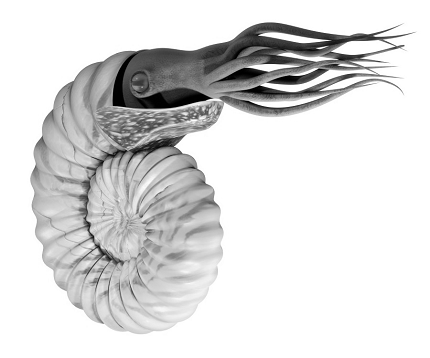
#> input picture typhoon/images/gray1.png, 430 x 358 px
$ python matching.py
#> lines starting #> are read from the running program, lines starting #| are printed output that depends on the picture
#> further down, image1 is the input picture: shape (358, 430, 3); min 0, max 255, mean 219.7
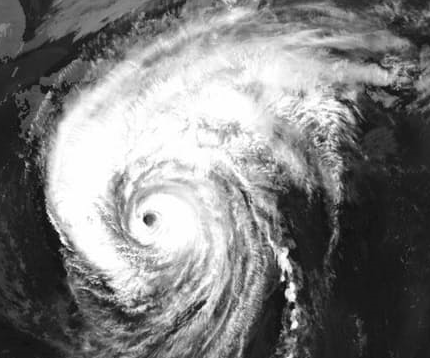
#> input picture typhoon/images/gray2.png, 430 x 358 px
#> further down, image2 is the input picture: shape (358, 430, 3); min 8, max 255, mean 126.1
#!/usr/bin/env python
# -*- coding: UTF-8 -*-

import cv2
import matplotlib.pyplot as plt
import numpy as np

def test_similarity(img1, img2):
    ch_names = {0: "Hue", 1: "Saturation",2: "Brightness"}
    hsv1 = cv2.cvtColor(img1, cv2.COLOR_BGR2HSV)
#> hsv1: shape (358, 430, 3); mean H, S, V 0, 0, 219.7
    hsv2 = cv2.cvtColor(img2, cv2.COLOR_BGR2HSV)
#> hsv2: shape (358, 430, 3); mean H, S, V 0, 0, 126.1

    scores, hists1, hists2 = [], [], []
    for ch in ch_names:
        h1 = cv2.calcHist(
            [hsv1], [ch], None, histSize=[256], ranges=[0,256])
        h2 = cv2.calcHist(
            [hsv2], [ch], None, histSize=[256], ranges=[0,256])
        score = cv2.compareHist(h1, h2, cv2.HISTCMP_CORREL)
        hists1.append(h1)
        hists2.append(h2)
        scores.append(score)
#> this loop made 3 passes
#> score on passes 1 to 3: 1, 1, 0.132
#> after the loop, hists1 = 3 items; hists2 = 3 items; scores = [1, 1, 0.132]
    mean = np.mean(scores)
#> mean = 0.711

    fig, axes = plt.subplots(2, 2, figsize=(8, 8))
    for [axL, axR], hist, img in zip(axes, [hists1, hists2], [img1, img2]):

        axL.imshow(img[..., ::-1])
        axL.axis("off")
        for i in range(3):
            axR.plot(hist[i], label=ch_names[i])
        axR.legend()
#> this loop made 2 passes
    fig.suptitle("similarity={:.2f}".format(mean))
    plt.show()
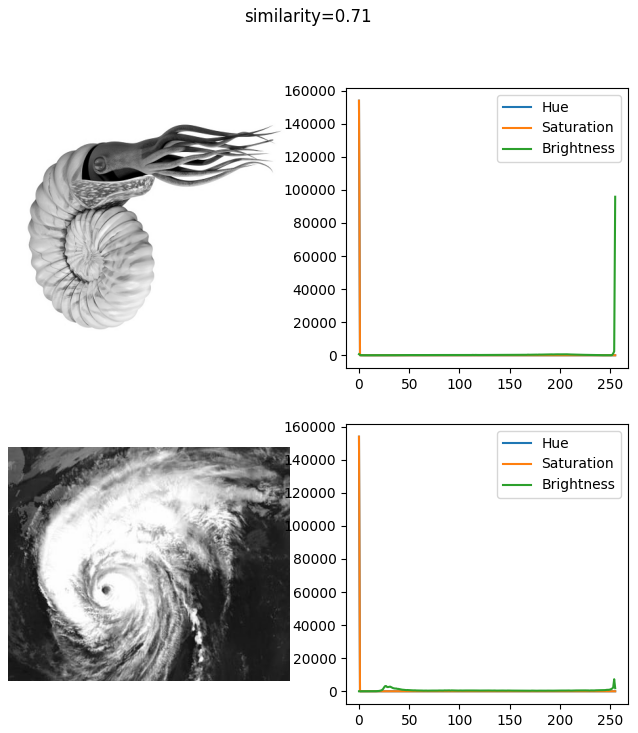
#> figure drawn by matplotlib, 4 panels; panel 2: curve peaks at x = 0, y = 153940; panel 2: curve peaks at x = 0, y = 153940; panel 2: curve peaks at x = 255, y = 95876; panel 4: curve peaks at x = 0, y = 153940

if __name__ == "__main__":
    image1 = cv2.imread("images/gray1.png")
    image2 = cv2.imread("images/gray2.png")
    test_similarity(image1, image2)
